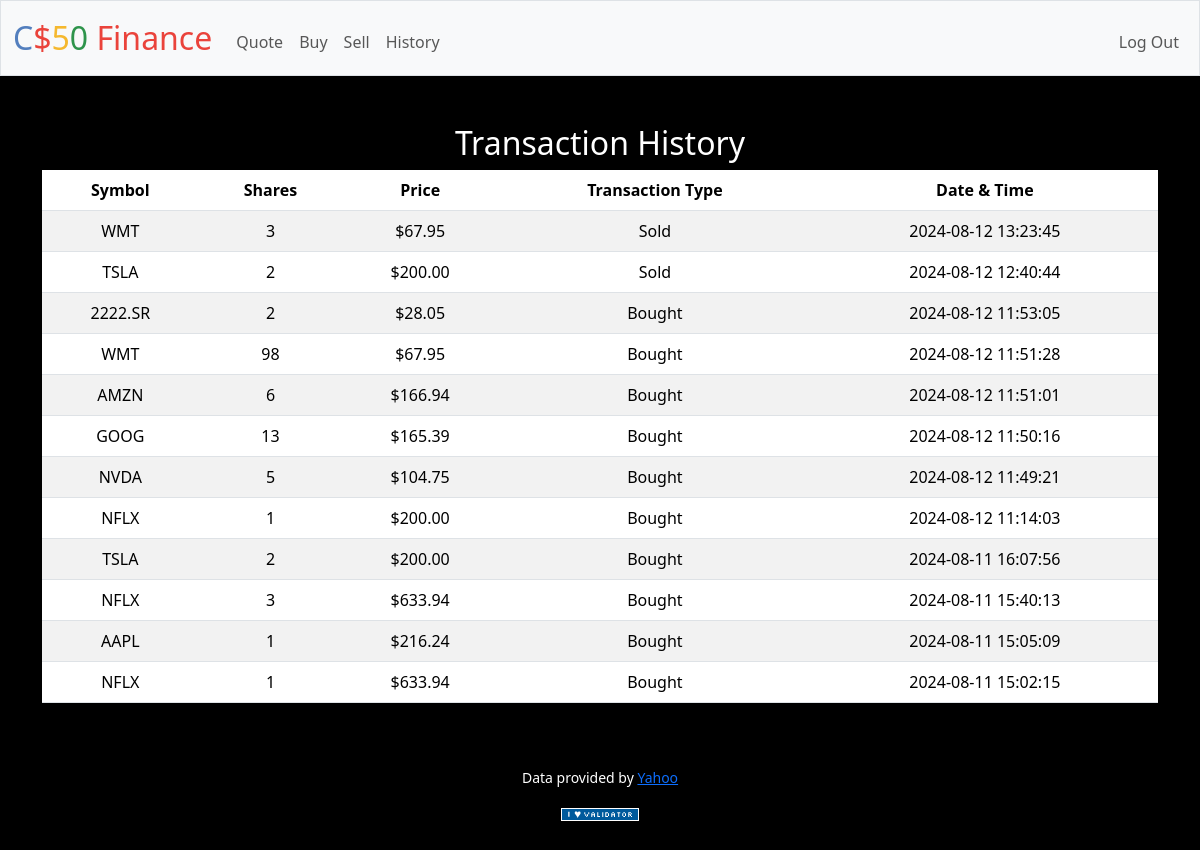
The page /history (signed in) on the database its author committed.
### tables this page shows
CREATE TABLE "transactions" (
    id INTEGER PRIMARY KEY AUTOINCREMENT,
    user_id INTEGER NOT NULL,
    symbol TEXT NOT NULL,
    shares INTEGER NOT NULL,
    price NUMERIC NOT NULL CHECK(price > 0),
    timestamp DATETIME DEFAULT CURRENT_TIMESTAMP,
    FOREIGN KEY(user_id) REFERENCES users(id)
);

### app.py (the view)
@app.route("/history")
@login_required
def history():
    user_id = session["user_id"]
    transactions = db.execute("""
        SELECT symbol, shares, price, timestamp
        FROM transactions
        WHERE user_id = ?
        ORDER BY timestamp DESC
    """, user_id)
    return render_template("history.html", transactions=transactions)

### app.py (called while the page is built)
@app.after_request
def after_request(response):
    response.headers["Cache-Control"] = "no-cache, no-store, must-revalidate"
    response.headers["Expires"] = 0
    response.headers["Pragma"] = "no-cache"
    return response

@app.template_filter('abs')
def abs_filter(value):
    return abs(value)

### helpers.py (called while the page is built)
def login_required(f):
    @wraps(f)
    def decorated_function(*args, **kwargs):
        if session.get("user_id") is None:
            return redirect("/login")
        return f(*args, **kwargs)
    return decorated_function

### templates/history.html (shortened to what this page needs)
{% extends "layout.html" %}
{% block main %}
    <h2>Transaction History</h2>
    <table class="table table-striped">
        <thead>
            <tr>
                <th>Symbol</th>
                <th>Shares</th>
                <th>Price</th>
                <th>Transaction Type</th>
                <th>Date & Time</th>
            </tr>
        </thead>
        <tbody>
            {% for transaction in transactions %}
            <tr>
                <td>{{ transaction.symbol }}</td>
                <td>{{ transaction.shares | abs }}</td>
                <td>${{ "%.2f" | format(transaction.price) }}</td>
                <td>
                    {% if transaction.shares > 0 %}
                        Bought
                    {% else %}
                        Sold
                    {% endif %}
                </td>
                <td>{{ transaction.timestamp }}</td>
            </tr>
            {% endfor %}
        </tbody>
    </table>
{% endblock %}

### templates/layout.html (shortened to what this page needs)
<!DOCTYPE html>
<html lang="en">
    <head>
        <link href="https://cdn.jsdelivr.net/npm/bootstrap@5.3.3/dist/css/bootstrap.min.css" rel="stylesheet">
        <link href="/static/styles.css" rel="stylesheet">
    </head>
    <body>
        <nav class="bg-light border navbar navbar-expand-md navbar-light">
            <div class="container-fluid">
                <a class="navbar-brand" href="/"><span class="blue">C</span><span class="red">$</span><span class="yellow">5</span><span class="green">0</span> <span class="red">Finance</span></a>
                <div class="collapse navbar-collapse" id="navbar">
                    {% if session["user_id"] %}
                        <ul class="navbar-nav me-auto mt-2">
                            <li class="nav-item"><a class="nav-link" href="/quote">Quote</a></li>
                            <li class="nav-item"><a class="nav-link" href="/buy">Buy</a></li>
                            <li class="nav-item"><a class="nav-link" href="/sell">Sell</a></li>
                            <li class="nav-item"><a class="nav-link" href="/history">History</a></li>
                        </ul>
                        <ul class="navbar-nav ms-auto mt-2">
                            <li class="nav-item"><a class="nav-link" href="/logout">Log Out</a></li>
                        </ul>
                    {% else %}
                        <ul class="navbar-nav ms-auto mt-2">
                            <li class="nav-item"><a class="nav-link" href="/register">Register</a></li>
                            <li class="nav-item"><a class="nav-link" href="/login">Log In</a></li>
                        </ul>
                    {% endif %}
                </div>
            </div>
        </nav>
        <main class="container py-5 text-center">
            {% block main %}{% endblock %}
        </main>
        <footer class="mb-5">
            <p class="mb-3 small text-center ">
                Data provided by <a href="https://finance.yahoo.com/">Yahoo</a>
            </p>
            <form action="https://validator.w3.org/check" class="text-center" enctype="multipart/form-data" method="post" target="_blank">
                <input alt="Validate" src="/static/I_heart_validator.png" type="image">
            </form>
        </footer>
    </body>
</html>

### static/styles.css (style rules this page uses)
nav .navbar-brand { font-size: xx-large; }
nav .navbar-brand .blue { color: #537fbe; }
nav .navbar-brand .red { color: #ea433b; }
nav .navbar-brand .yellow { color: #f5b82e; }
nav .navbar-brand .green { color: #2e944b; }
body { background: black; color: white; }

### rows shown on the page
transactions: price "67.95", shows "Sold"
transactions: price "200.00", shows "Sold"
transactions: price "28.05", shows "Bought"
transactions: price "67.95", shows "Bought"
transactions: price "166.94", shows "Bought"
transactions: price "165.39", shows "Bought"
transactions: price "104.75", shows "Bought"
transactions: price "200.00", shows "Bought"
transactions: price "200.00", shows "Bought"
transactions: price "633.94", shows "Bought"
transactions: price "216.24", shows "Bought"
transactions: price "633.94", shows "Bought"
